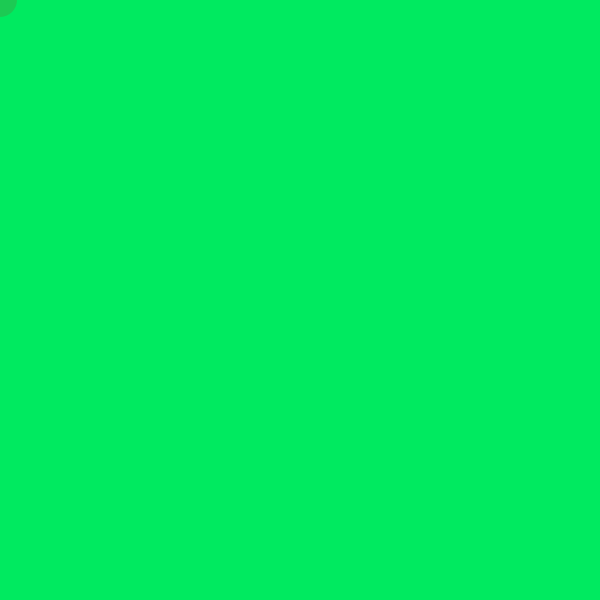
Frame 1 (no input)
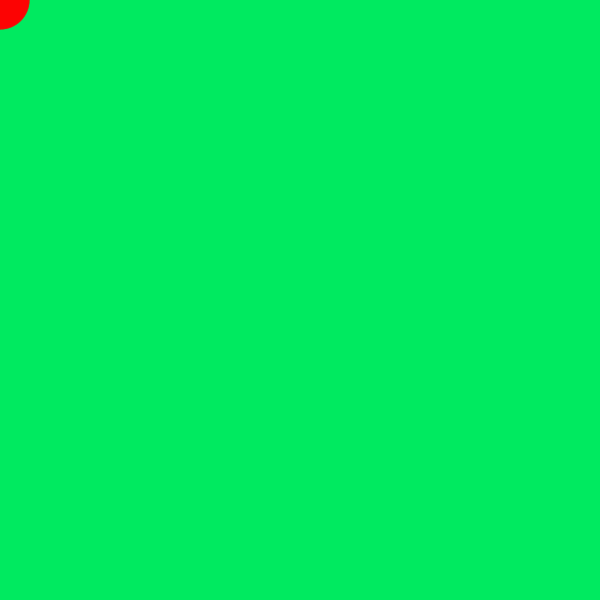
Frame 60 (the mouse pressed at the canvas centre just before this capture)
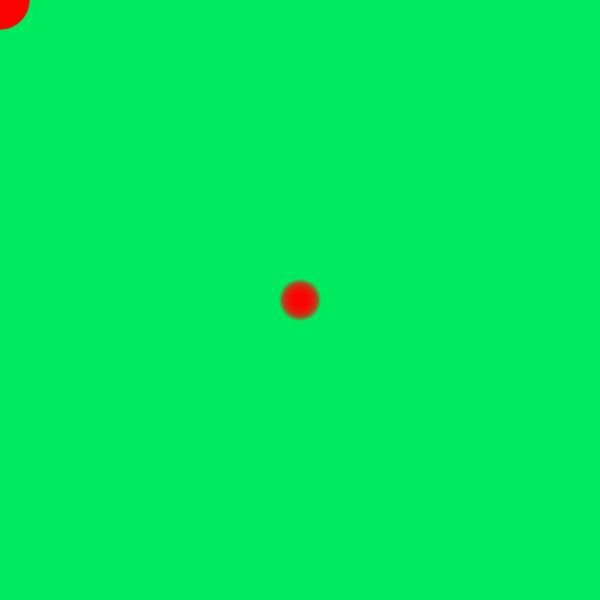
Frame 120 (the mouse held since frame 60 and released just before this capture)

The Processing sketch that drew these frames (run headless with seeded random() and noise(); from frame 60 on, the mouse is pressed at the canvas centre):

// Processing sketch: processing_185021
// ── processing_185021.pde

int rojo = 100; //modificamos el grado de color
int tiempo = 5; //añadimos la fraccion de tiempo que deseamos
int diametro = 30; //modificamos el diametro del circulo
  
void setup() {
  size(600, 600); //cambiamos la medida de la pantalla
  background (60000); //cambiamos el color de fondo donde ira nuestro dibujo
}
 
void draw() {
  tiempo = tiempo + 2;     
  rojo = int(200 * (1 + sin(tiempo * 2 * PI / frameRate / 20))); 
  diametro = int(30 * (1 + sin( tiempo * 2 * PI / frameRate / 5))); // Se cambia el diametro del circulo con el paso del tiempo
   
  noStroke();             
  fill(rojo, 0, 0, 35);  // Añade un 35% a la mezcla de colores 
  
  
  ellipse(mouseX, mouseY, diametro, diametro); //el raton nos permite ir jugando con las figuras
}
